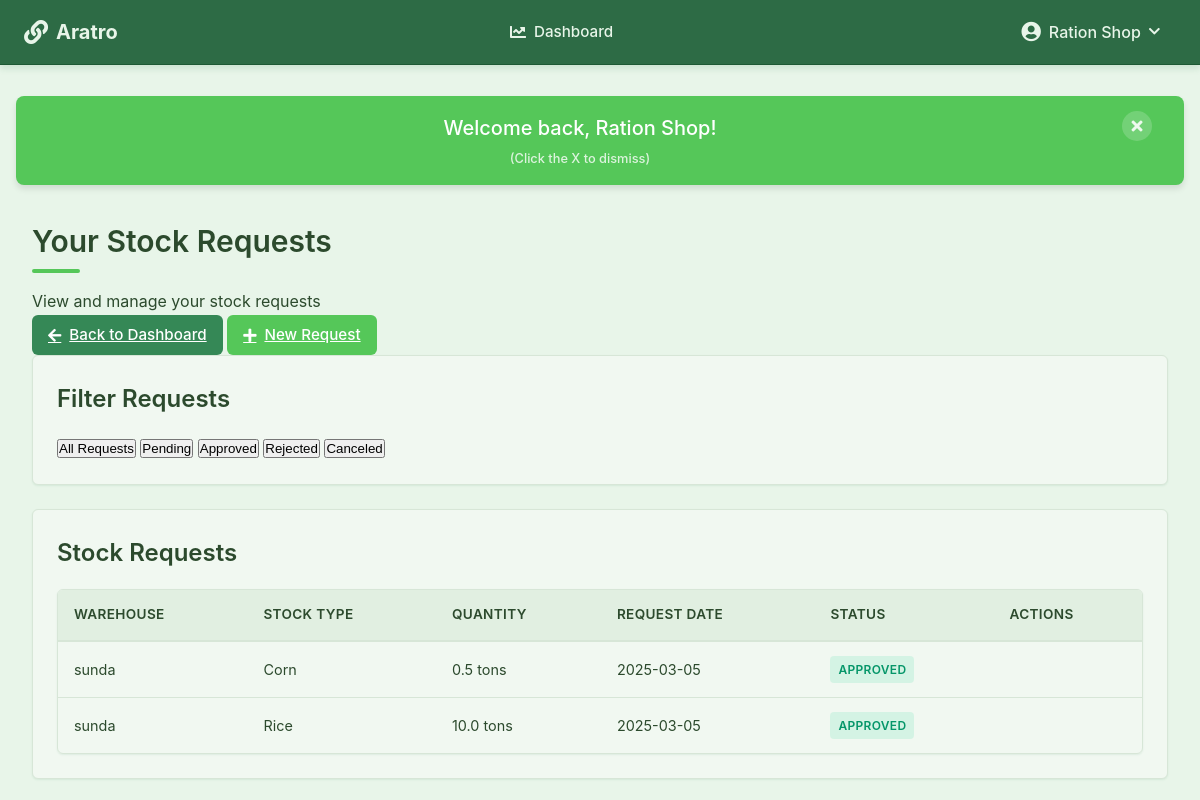
Page /ration/stock_requests (signed in) on the committed database.
### models.py (models this page shows, shortened)
class User(UserMixin, db.Model):
    id = db.Column(db.Integer, primary_key=True, autoincrement=True)
    phone_number = db.Column(db.String(10), unique=True, nullable=False)  # Exactly 10 digits
    password_hash = db.Column(db.String(256), nullable=False)  # Increased length for secure hash
    role = db.Column(db.String(20), nullable=False)  # 'farmer', 'warehouse_manager', or 'ration_manager'
    farmer = db.relationship('Farmer', backref='user', lazy=True, uselist=False)
    warehouse = db.relationship('Warehouse', backref='user', lazy=True, uselist=False)

class RationStockRequest(db.Model):
    __tablename__ = 'ration_stock_request'
    id = db.Column(db.Integer, primary_key=True, autoincrement=True)
    ration_shop_id = db.Column(db.Integer, db.ForeignKey('ration_shop.id'), nullable=False)
    warehouse_id = db.Column(db.Integer, db.ForeignKey('warehouse.id'), nullable=False)
    stock_type = db.Column(db.String(100), nullable=False)
    quantity = db.Column(db.Float, nullable=False)
    status = db.Column(db.String(20), default='pending')  # pending, approved, rejected
    request_date = db.Column(db.DateTime, default=datetime.utcnow)
    processed_date = db.Column(db.DateTime, nullable=True)
    notes = db.Column(db.Text, nullable=True)
    admin_notes = db.Column(db.Text, nullable=True)
    created_at = db.Column(db.DateTime, nullable=False, default=datetime.utcnow)
    updated_at = db.Column(db.DateTime, nullable=False, default=datetime.utcnow, onupdate=datetime.utcnow)
    ration_shop = db.relationship('RationShop', backref='stock_requests')
    warehouse = db.relationship('Warehouse', backref='ration_requests')

class Warehouse(db.Model):
    id = db.Column(db.Integer, primary_key=True, autoincrement=True)
    user_id = db.Column(db.Integer, db.ForeignKey('user.id'), nullable=False)
    manager_name = db.Column(db.String(100), nullable=False)
    name = db.Column(db.String(100), nullable=False)
    location = db.Column(db.String(200))
    latitude = db.Column(db.Float)
    longitude = db.Column(db.Float)
    phone_number = db.Column(db.String(20))
    warehouse_type = db.Column(db.String(20))  # 'private' or 'government'
    capacity = db.Column(db.Float)  # in tons
    available_space = db.Column(db.Float)  # in tons
    stocks = db.relationship('Stock', backref='warehouse', lazy=True)

### routes.py (the view)
@main.route('/ration/stock_requests')
@login_required
def ration_stock_requests():
    if not current_user.is_authenticated or current_user.role != 'ration_shop':
        flash('You need to be logged in as a ration shop manager to access this page.', 'error')
        return redirect(url_for('auth.login'))
    shop = RationShop.query.filter_by(user_id=current_user.id).first()
    if not shop:
        flash('Ration shop not found.', 'error')
        return redirect(url_for('main.index'))
    stock_requests = RationStockRequest.query.filter_by(ration_shop_id=shop.id).order_by(RationStockRequest.request_date.desc()).all()
    return render_template('ration/stock_requests.html',
                          shop=shop,
                          stock_requests=stock_requests)

### app.py (called while the page is built)
@login_manager.user_loader
def load_user(user_id):
    try:
        if user_id.startswith('admin_'):
            admin_id = int(user_id.split('_')[1])
            return Admin.query.get(admin_id)
        else:
            return User.query.get(int(user_id))
    except Exception as e:
        print(f"Error loading user: {e}")
        return None

@app.before_request
def before_request():
    session.permanent = True  # Use permanent session with lifetime set above

### routes.py (called while the page is built)
@main.before_request
def check_user_account():
    if current_user.is_authenticated:
        if current_user.role == 'warehouse_manager':
            warehouse = Warehouse.query.filter_by(user_id=current_user.id).first()
            if not warehouse:
                logout_user()
                flash('Account verification failed. Please log in again.', 'error')
                return redirect(url_for('auth.login'))
        elif current_user.role == 'farmer':
            farmer = Farmer.query.filter_by(user_id=current_user.id).first()
            if not farmer:
                logout_user()
                flash('Account verification failed. Please log in again.', 'error')
                return redirect(url_for('auth.login'))

@auth.context_processor
@main.context_processor
@farmer_dashboard.context_processor
@warehouse_dashboard.context_processor
def inject_user_data():
    data = {}
    if current_user.is_authenticated:
        if hasattr(current_user, 'role'):  # Check if the user has a role attribute
            if current_user.role == 'warehouse_manager':
                data['user_warehouse'] = Warehouse.query.filter_by(user_id=current_user.id).first()
            elif current_user.role == 'farmer':
                data['user_farmer'] = Farmer.query.filter_by(user_id=current_user.id).first()
            elif current_user.role == 'ration_manager':
                pass
    return data

### templates/ration/stock_requests.html (shortened to what this page needs)
{% extends "base.html" %}
{% block content %}
<div class="main-container">
    <div class="page-header">
        <div>
            <h1>Your Stock Requests</h1>
            <p>View and manage your stock requests</p>
        </div>
        <div>
            <a href="{{ url_for('main.ration_dashboard') }}" class="btn btn-secondary">
                <i class="fas fa-arrow-left"></i> Back to Dashboard
            </a>
            <a href="{{ url_for('main.ration_request_stock') }}" class="btn btn-primary">
                <i class="fas fa-plus"></i> New Request
            </a>
        </div>
    </div>
    <div class="card">
        <h2>Filter Requests</h2>
        <div class="filter-controls">
            <button class="filter-btn active" data-filter="all">All Requests</button>
            <button class="filter-btn" data-filter="pending">Pending</button>
            <button class="filter-btn" data-filter="approved">Approved</button>
            <button class="filter-btn" data-filter="rejected">Rejected</button>
            <button class="filter-btn" data-filter="canceled">Canceled</button>
        </div>
    </div>
    <div class="card">
        <h2>Stock Requests</h2>
        <div class="table-container">
            <table class="table">
                <thead>
                    <tr>
                        <th>Warehouse</th>
                        <th>Stock Type</th>
                        <th>Quantity</th>
                        <th>Request Date</th>
                        <th>Status</th>
                        <th>Actions</th>
                    </tr>
                </thead>
                <tbody>
                    {% for request in stock_requests %}
                    <tr class="request-row" data-status="{{ request.status }}">
                        <td>{{ request.warehouse.name }}</td>
                        <td>{{ request.stock_type }}</td>
                        <td>{{ request.quantity }} tons</td>
                        <td>{{ request.request_date.strftime('%Y-%m-%d') }}</td>
                        <td>
                            {% if request.status == 'pending' %}
                            <span class="badge badge-warning">Pending</span>
                            {% elif request.status == 'approved' %}
                            <span class="badge badge-success">Approved</span>
                            {% elif request.status == 'rejected' %}
                            <span class="badge badge-danger">Rejected</span>
                            {% elif request.status == 'canceled' %}
                            <span class="badge badge-secondary">Canceled</span>
                            {% endif %}
                        </td>
                        <td>
                        </td>
                    </tr>
                    {% endfor %}
                </tbody>
            </table>
        </div>
    </div>
</div>
{% endblock %}

### templates/base.html (shortened to what this page needs)
<!DOCTYPE html>
<html lang="en">
<head>
    <link rel="stylesheet" href="https://cdnjs.cloudflare.com/ajax/libs/font-awesome/5.15.4/css/all.min.css">
    <link rel="stylesheet" href="{{ url_for('static', filename='css/style.css') }}">
</head>
<body>
    <nav class="navbar">
        <div class="navbar-brand">
            <a href="{{ url_for('main.index') }}" class="brand-link">
                <i class="fas fa-link"></i>
                Aratro
            </a>
        </div>
        {% if current_user.is_authenticated %}
        <div class="navbar-menu">
            <a href="{{ url_for('main.dashboard') }}" class="nav-link {% if request.endpoint == 'main.dashboard' %}active{% endif %}">
                <i class="fas fa-chart-line"></i>
                Dashboard
            </a>
        </div>
        <div class="navbar-end">
            <div class="user-menu">
                <button type="button" class="user-menu-btn" id="userMenuBtn" aria-expanded="false" aria-haspopup="true">
                    <i class="fas fa-user-circle"></i>
                    <span class="user-name">
                    {% if current_user.role == 'warehouse_manager' and user_warehouse %}
                        {{ user_warehouse.manager_name }}
                    {% elif current_user.role == 'farmer' and user_farmer %}
                        {{ user_farmer.name }}
                    {% elif current_user.role == 'admin' %}
                        Administrator
                    {% else %}
                        {{ current_user.role|replace('_', ' ')|title }}
                    {% endif %}
                    </span>
                    <i class="fas fa-chevron-down"></i>
                </button>
            </div>
        </div>
        {% endif %}
    </nav>
    <div class="main-container">
        {% if current_user.is_authenticated %}
        <div class="welcome-banner" id="welcomeBanner">
            <div class="welcome-banner-content">
                {% if current_user.role == 'warehouse_manager' and user_warehouse %}
                    Welcome back, {{ user_warehouse.manager_name }}!
                {% elif current_user.role == 'farmer' and user_farmer %}
                    Welcome back, {{ user_farmer.name }}!
                {% else %}
                    Welcome back, {{ current_user.role|replace('_', ' ')|title }}!
                {% endif %}
                <span class="banner-hint">(Click the X to dismiss)</span>
            </div>
            <button type="button" class="close-banner-btn" aria-label="Close" id="closeBannerBtn">
                <i class="fas fa-times"></i>
            </button>
        </div>
        {% endif %}
        {% block content %}{% endblock %}
    </div>
</body>
</html>

### templates/base.html (style rules this page uses)
.welcome-banner { background-color: var(--primary-color); color: white; padding: 1rem; border-radius: 8px; box-shadow: 0 4px 6px rgba(0, 0, 0, 0.1); display: flex; align-items: center; justify-content: space-between; margin-bottom: 1rem; position: relative; }
.welcome-banner-content { flex-grow: 1; }
.banner-hint { display: block; font-size: 0.8rem; opacity: 0.8; margin-top: 5px; }
.welcome-banner .close-banner-btn { background: rgba(255, 255, 255, 0.2); border: none; color: white; cursor: pointer; opacity: 0.9; transition: all 0.2s ease; padding: 8px; margin-left: 10px; display: flex; align-items: center; justify-content: center; border-radius: 50%; width: 30px; height: 30px; position: relative; z-index: 10; }
.welcome-banner .close-banner-btn i { font-size: 16px; }
.badge { padding: 0.25rem 0.5rem; border-radius: 4px; font-size: 0.75rem; font-weight: 600; }

### rows in the picture
User: role "Ration Shop"
RationStockRequest: warehouse.name "sunda", stock_type "Corn", quantity "0.5", request_date "2025-03-05", status "APPROVED"
RationStockRequest: warehouse.name "sunda", stock_type "Rice", quantity "10.0", request_date "2025-03-05", status "APPROVED"
